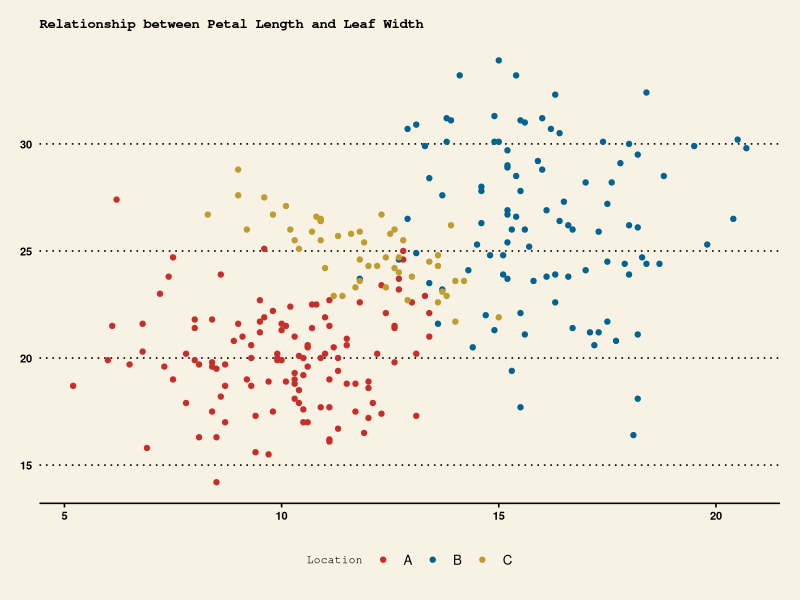
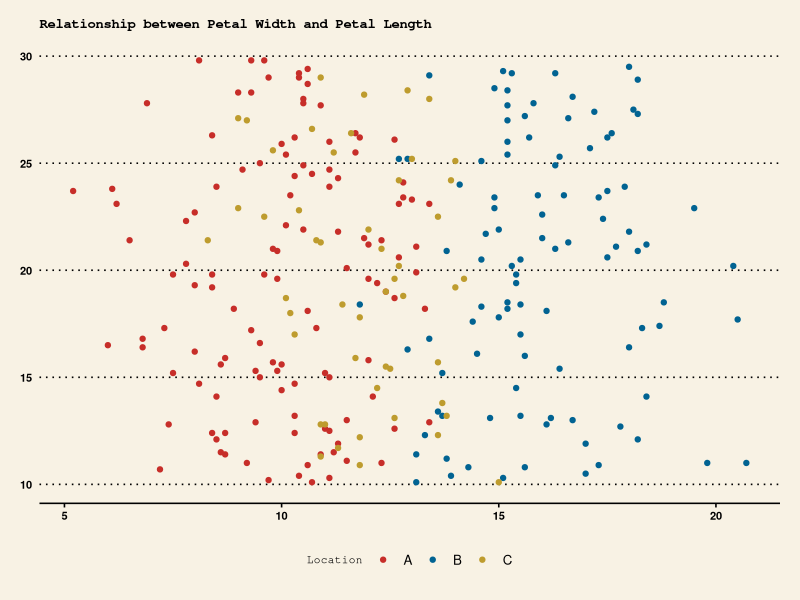
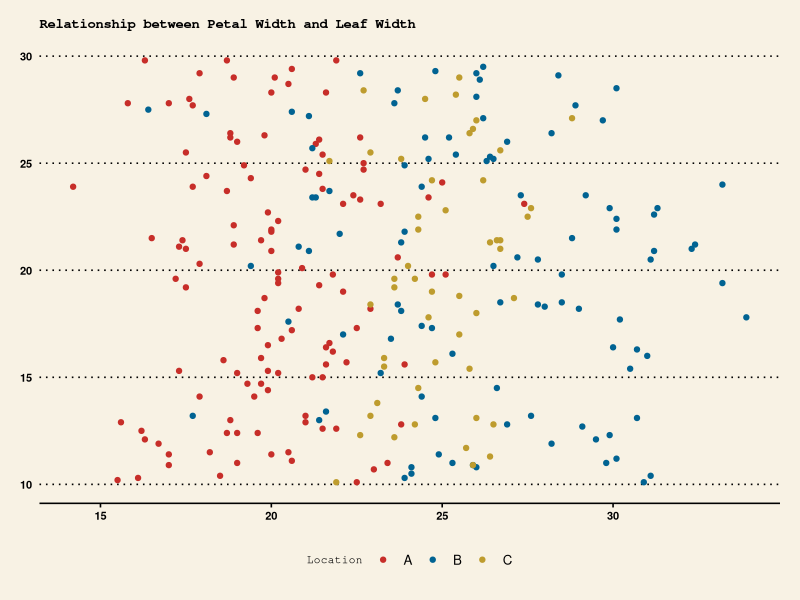

Recreate these plots in R, in order. (Note: this script raises an error after producing the figures.)
###Load the required packages
library(dplyr)
library(ggplot2)
library(ggthemes)
library(multcomp)
library(caret)
library(randomForest)
library(e1071)
library(class)

date<-Sys.Date()

### Set Working Directory
setwd("C:\\Users\\...\\MATH501")

### Stream in our data
orchids_tbl <- read.table("orchids.txt", header = TRUE, sep = "", quote = "\"'",dec = ".")

attach(orchids_tbl)

###################################################

## Part a)

# Present the data visually using bivariate scatter plots and colour-coding to distinguish between three locations of orchids. 
# Choose two of the three characteristcs X1, X2 and X3 that should be used as predictors for orchids and locations. Justify your choice using graphs. 
# Comment on the data in the context of the problem.

# Plot 1
# Petal length and leaf width 
ggplot (orchids_tbl)+ 
  geom_point(aes(x = X1, y = X2, col = loc)) +
  labs(x = "Petal Length (mm)", y = "Leaf Width (mm)",
       col = "Location") + 
  theme_wsj() + scale_color_wsj("colors6") +
  theme(legend.position = "bottom", plot.title = element_text(size = 10), legend.title = element_text(size = 8), axis.text = element_text (size = 8)) +
  ggtitle("Relationship between Petal Length and Leaf Width")

# Plot 2
# Petal length and petal width 
ggplot (orchids_tbl)+ 
  geom_point(aes(x = X1, y = X3, col = loc)) +
  labs(x = "Petal Length (mm)", y = "Petal Width (mm)",
       col = "Location") +
  theme_wsj() + scale_color_wsj("colors6") +
  theme(legend.position = "bottom", plot.title = element_text(size = 10), legend.title = element_text(size = 8), axis.text = element_text(size = 8)) +
  ggtitle("Relationship between Petal Width and Petal Length")

# Plot 3
# Leaf width and petal width 
ggplot (orchids_tbl)+ 
  geom_point(aes(x = X2, y = X3, col = loc)) +
  labs(x = "Leaf Width (mm)", y = "Petal Width (mm)",
       col = "Location")+
  theme_wsj() + scale_color_wsj("colors6") +
  theme(legend.position = "bottom", plot.title = element_text(size = 10), legend.title = element_text(size = 8), axis.text = element_text(size = 8)) +
  ggtitle("Relationship between Petal Width and Leaf Width")

######

## Part b)

# Create a training set consisting of 210 randomly chosen data points and a test set consisting of the remaining 60 data points.

set.seed(2) # to make the results reproducible
test <-sample(270,60)

train.orchids <- orchids_tbl[-test, ]
test.orchids <- orchids_tbl[test, ]

######

## Part c)

# Using the training data set we apply the K-nearest-neighbours method to construct a classifier to predict loc based on the two predictors 
# that we identified in (a).

train.X <- cbind(train.orchids$X1, train.orchids$X2)
cl <-as.factor(as.numeric(loc))
train.cl <- as.factor(as.numeric(train.orchids$loc))
df <- subset(train.orchids, select = -c(X3))

df <- subset(train.orchids, select = -c(X3))

train_control <- trainControl(method="LOOCV")

loocv.knn <- train(loc~.,
                   data=df,
                   trControl=train_control,
                   method="knn",
                   tuneGrid=data.frame(k=1:20))

# Display results:
loocv.knn

### Visualize the classification rule:

#plot(loocv.knn)

#k = 5 was found 

#Section needed to plot knn classifier
library(class)
k <- loocv.knn$bestTune$k
len <- 50 # we use a length of 50
#range(X1) #finds the range of values for X1
#range(X2) #finds the range of values for X2

xp <-seq(5.2, 20.7, length = len)
yp <-seq(14.2, 33.9, length = len)

xygrid <- expand.grid(X1 = xp, X2 = yp)
grid.knn <-knn( train = train.X, test = xygrid, cl = train.cl, k = k)

#sets colours based on LOC
col3 <-rep("lightblue", len*len)
for(i in 1:(len*len))
  if (grid.knn[i]=='1') {
    col3[i] <- "gold3"
  } else if(grid.knn[i]=='2') {
    col3[i] <- "orangered4"
  } else if(grid.knn[i]=='3') {
    col3[i] <- "darkgreen"
  }

# Plot the classification   
plot(xygrid,
     col = col3,
     main = "KNN classifier with K=5",
     xlab = "Petal Length (mm)",
     ylab = "Leaf Width (mm)")
contour(xp,
        yp,
        matrix(grid.knn, len),
        nlevels = 2,
        add = TRUE,
        lwd = 2)
points(X1, X2, pch = 20, col = loc)

######

### Part d)

# Using the training data set we apply the random forest (bagging) method to construct a classifier to predict loc based on 
# the two predictors that we identified in (a).

dff <- transform(df, loc = as.factor(as.numeric(loc)))
bag.tree <-randomForest(dff$loc~., 
                        data = dff,
                        subset = -test,
                        mtry = 2, 
                        importance = TRUE)

## Visualize the resulting classification rule in the scatter plot of the two predictors.

#plot scatter of bagging
grid.tree <- predict( bag.tree, xygrid, type = "class")
col3 <- rep("mediumseagreen", len*len) 
for (i in 1:(len*len)){
  if (grid.tree[i]== '1') col3[i] <- "gold3"
  else if (grid.tree[i]== '2') col3[i] <- "orangered4"
  else if (grid.tree[i]== '3') col3[i] <- "darkgreen"
}
plot(xygrid, col = col3, 
     main = "RandomForest Bagging Classification", 
     xlab = "Petal Length (mm)", 
     ylab = "Leaf Width (mm)")
contour(xp,
        yp,
        matrix(grid.tree, len),
        nlevels = 2,
        add = TRUE,
        lwd = 2)
points(X1, X2, pch = 20, col = loc)

######

### Part e)

# Using the training data set we apply the Support Vector Machines algorithm to construct a classifier to predict loc based on 
# the two predictors that we identified in (a).

### Decide which kernel is more suitable.
# The following section considers two kernels for Support Vector Machines to construct a classifier.

## Linear:
set.seed(1)
tune.out.lin = tune(svm,
                    as.factor(loc) ~ X1 + X2,
                    data = train.orchids,
                    kernel ="linear",
                    ranges = list(cost = c(0.001, 
                                           0.01, 
                                           0.1, 
                                           1, 
                                           5, 
                                           10, 
                                           100,
                                           1000,
                                           10000) ))

#?tune
summary(tune.out.lin)
bestmod.lin = tune.out.lin$best.model
#bestmod.lin

## Polynomial:
set.seed(1)
tune.out.ply =tune(svm,
                   as.factor(loc) ~ X1 + X2,
                   data = train.orchids,
                   kernel ="polynomial",
                   ranges =list(cost =seq(from = 0.01,
                                          to = 20,
                                          length = 20),
                                degree =seq(from = 1,
                                            to = 5, 
                                            length = 5) ))
summary(tune.out.ply)

bestmod.ply = tune.out.ply$best.model
#bestmod.ply

## Visualize the resulting classification rule in the scatter plot of the two predictors:

svm.fit <- svm( as.factor(loc) ~ X1 + X2,
                data = train.orchids,
                kernel = "linear",
                cost=10,
                scale = FALSE)

grid.svm = predict(svm.fit, xygrid, type = "class")

col3 <- rep("mediumseagreen", len*len) 
for (i in 1:(len*len)){
  if (grid.svm[i]== '1') col3[i] <- "gold3"
  else if (grid.svm[i]== '2') col3[i] <- "orangered4"
  else if (grid.svm[i]== '3') col3[i] <- "darkgreen"
}

plot(xygrid, col = col3, 
     main = "Simple Vector Machine Classification using Linear Kernel", 
     xlab = "Petal Length (mm)", 
     ylab = "Leaf Width (mm)")
contour(xp,
        yp,
        matrix(grid.svm, len),
        nlevels = 2,
        add = TRUE,
        lwd = 2)
points(X1, X2, pch = 20, col = loc)

#####

### Part f)

# We try to find the test error for the three classification rules constructed in (c), (d) and (e), respectively, 
# using the test set created in (b). 

## Calculating Test Error:
test.X <- cbind(test.orchids$X1, test.orchids$X2)
test.cl <- as.factor(test.orchids$loc)

# knn error
def.knn.k <-knn( train = train.X,
                 test = test.X,
                 cl = train.cl,
                 k = k)
tab.knn <-table(def.knn.k, test.cl)
error.knn <- (tab.knn[1,2]+tab.knn[2,1])/ sum(tab.knn)
#error.knn # 

# bagging

bag.pred <-predict(bag.tree, test.orchids, type = "class")
tab.bag <-table(bag.pred, test.orchids$loc)
error.bag <- (tab.bag[1,2]+tab.bag[2,1])/ sum(tab.bag)
#error.bag

# svm

# linear test error
ypred.lin = predict(bestmod.lin, test.orchids)
tab.svm.lin <- table(predict = ypred.lin, truth = test.cl ) 
error.svm.lin <- (sum(tab.svm.lin) - sum(diag(tab.svm.lin))) / sum(tab.svm.lin)
#error.svm.lin

# poly test error
ypred.ply = predict(bestmod.ply, test.orchids)
tab.svm.ply <- table(predict = ypred.ply, truth = test.cl ) 
error.svm.ply <- (sum(tab.svm.ply) - sum(diag(tab.svm.ply))) / sum(tab.svm.ply)
#error.svm.ply
